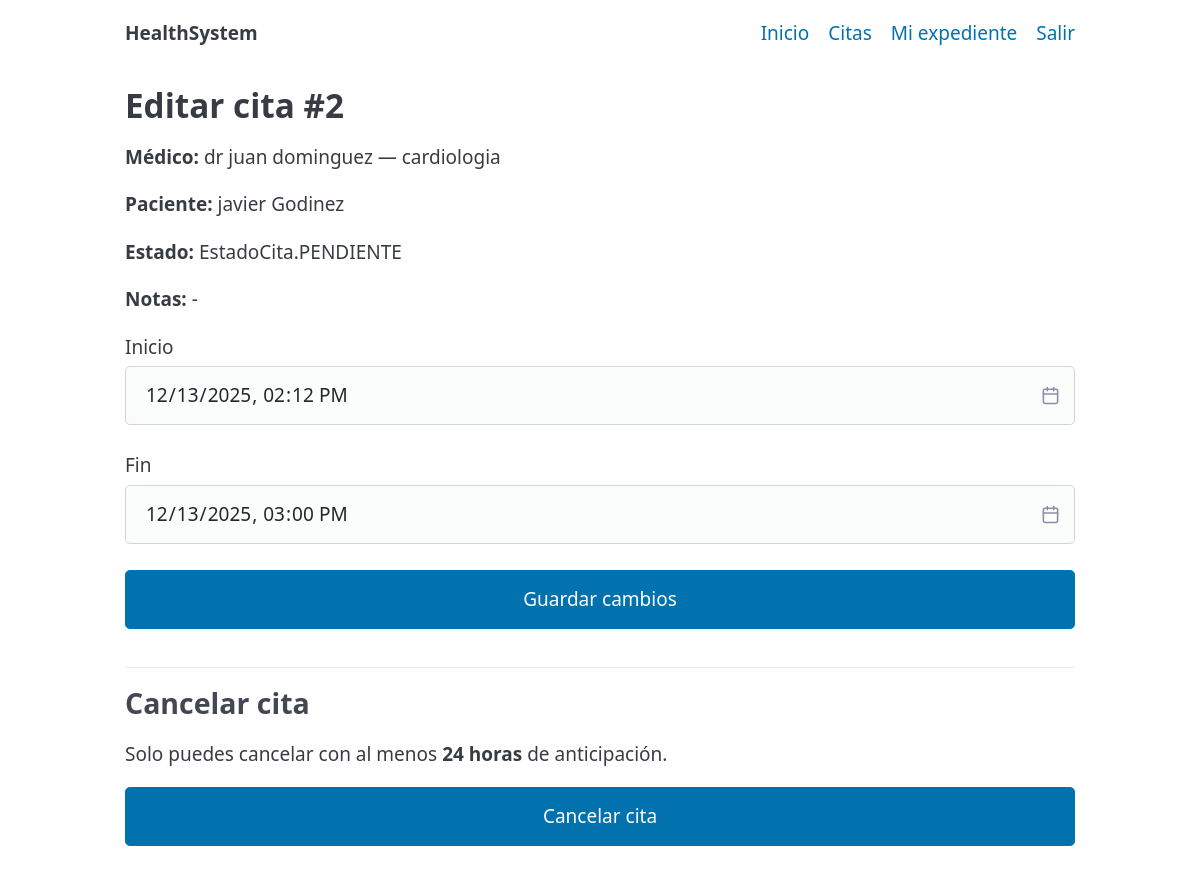
The app's page /citas/2/editar (signed in) with its own data.
### models.py (models this page shows, shortened)
class Cita(Base):
    __tablename__ = "citas"
    id = Column(Integer, primary_key=True)
    medico_id = Column(Integer, ForeignKey("medicos.id"), nullable=False, index=True)
    paciente_id = Column(Integer, ForeignKey("usuarios.id"), nullable=False, index=True)
    start_at = Column(DateTime, nullable=False, index=True)
    end_at = Column(DateTime, nullable=False, index=True)
    estado = Column(SAEnum(EstadoCita), default=EstadoCita.PENDIENTE, nullable=False)
    notas = Column(String, nullable=True)
    medico = relationship("Medico", back_populates="citas")
    paciente = relationship("Usuario")

class Usuario(Base, UserMixin):
    __tablename__ = "usuarios"
    id = Column(Integer, primary_key=True)
    nombre = Column(String, nullable=False)
    apellido = Column(String, nullable=False)
    email = Column(String, unique=True, index=True, nullable=False)
    password_hash = Column(String, nullable=False)
    tipo = Column(SAEnum(TipoUsuario), default=TipoUsuario.PACIENTE, nullable=False)
    medico = relationship("Medico", back_populates="usuario", uselist=False)
    expediente = relationship("Expediente", back_populates="paciente", uselist=False)

class Medico(Base):
    __tablename__ = "medicos"
    id = Column(Integer, primary_key=True)
    usuario_id = Column(Integer, ForeignKey("usuarios.id"), nullable=False, unique=True)
    especialidad = Column(String, nullable=False)
    usuario = relationship("Usuario", back_populates="medico")
    citas = relationship("Cita", back_populates="medico")

### app.py (the view, shortened to what this page needs)
@app.route("/citas/<int:cita_id>/editar", methods=["GET", "POST"])
@login_required
def citas_edit(cita_id: int):
    with get_db() as db:
        cita = (
            db.query(Cita)
            .options(
                joinedload(Cita.medico).joinedload(Medico.usuario),
                joinedload(Cita.paciente),
            )
            .filter(Cita.id == cita_id)
            .first()
        )
        if not cita:
            flash("Cita no encontrada", "warning")
            return redirect(url_for("citas_list"))
        medicos = db.query(Medico).options(joinedload(Medico.usuario)).all()
        medico_actual = None
        if current_user.tipo == TipoUsuario.MEDICO:
            medico_actual = db.query(Medico).filter(Medico.usuario_id == current_user.id).first()
    puede_ver = (
        current_user.tipo == TipoUsuario.ADMIN
        or (current_user.tipo == TipoUsuario.PACIENTE and current_user.id == cita.paciente_id)
        or (current_user.tipo == TipoUsuario.MEDICO and medico_actual and medico_actual.id == cita.medico_id)
    )
    if not puede_ver:
        flash("No tienes permisos para editar esta cita", "danger")
        return redirect(url_for("citas_list"))
    es_admin = current_user.tipo == TipoUsuario.ADMIN
    es_medico_prop = current_user.tipo == TipoUsuario.MEDICO and medico_actual and medico_actual.id == cita.medico_id
    puede_editar_todo = es_admin or es_medico_prop
    return render_template(
        "appointments_edit.html",
        cita=cita,
        medicos=medicos,
        EstadoCita=EstadoCita,
        puede_editar_todo=puede_editar_todo
    )

### app.py (called while the page is built)
@contextmanager
def get_db():
    db = SessionLocal()
    try:
        yield db
        db.commit()
    except Exception:
        db.rollback()
        raise
    finally:
        db.close()

@login_manager.user_loader
def load_user(user_id):
    with get_db() as db:
        return db.get(Usuario, int(user_id))

### templates/appointments_edit.html (shortened to what this page needs)
{% extends "_layout.html" %}
{% block content %}
<h2>Editar cita #{{ cita.id }}</h2>
<form method="post">
  {% if puede_editar_todo %}
    <label>Médico
      <select name="medico_id" required>
        {% for m in medicos %}
          <option value="{{ m.id }}" {% if m.id == cita.medico_id %}selected{% endif %}>
            {{ m.usuario.nombre }} {{ m.usuario.apellido }} — {{ m.especialidad }}
          </option>
        {% endfor %}
      </select>
    </label>
    <label>Paciente (ID)
      <input type="number" name="paciente_id" value="{{ cita.paciente_id }}" min="1" required>
    </label>
    <label>Inicio
      <input type="datetime-local" name="start_at" value="{{ cita.start_at.strftime('%Y-%m-%dT%H:%M') }}" required>
    </label>
    <label>Fin
      <input type="datetime-local" name="end_at" value="{{ cita.end_at.strftime('%Y-%m-%dT%H:%M') }}" required>
    </label>
    <label>Estado
      <select name="estado">
        {% for e in EstadoCita %}
          <option value="{{ e.value }}" {% if e == cita.estado %}selected{% endif %}>{{ e.value }}</option>
        {% endfor %}
      </select>
    </label>
    <label>Notas
      <textarea name="notas" rows="3">{{ cita.notas or '' }}</textarea>
    </label>
  {% else %}
    <p><strong>Médico:</strong> {{ cita.medico.usuario.nombre }} {{ cita.medico.usuario.apellido }} — {{ cita.medico.especialidad }}</p>
    <p><strong>Paciente:</strong> {{ cita.paciente.nombre }} {{ cita.paciente.apellido }}</p>
    <p><strong>Estado:</strong> {{ cita.estado }}</p>
    <p><strong>Notas:</strong> {{ cita.notas or '-' }}</p>
    <label>Inicio
      <input type="datetime-local" name="start_at" value="{{ cita.start_at.strftime('%Y-%m-%dT%H:%M') }}" required>
    </label>
    <label>Fin
      <input type="datetime-local" name="end_at" value="{{ cita.end_at.strftime('%Y-%m-%dT%H:%M') }}" required>
    </label>
  {% endif %}
  <button type="submit">Guardar cambios</button>
</form>
<hr>
<section>
  <h3>Cancelar cita</h3>
  {% if current_user.tipo == 'PACIENTE' %}
    <p>Solo puedes cancelar con al menos <strong>24 horas</strong> de anticipación.</p>
  {% endif %}
  {% if cita.estado != EstadoCita.CANCELADA %}
    <form method="post" action="{{ url_for('citas_cancel', cita_id=cita.id) }}">
      <button type="submit" onclick="return confirm('¿Seguro que deseas cancelar esta cita?');">Cancelar cita</button>
    </form>
  {% else %}
    <p><em>Esta cita ya está cancelada.</em></p>
  {% endif %}
</section>
{% endblock %}

### records on screen
Cita: id "2", estado "EstadoCita.PENDIENTE", notas "-", start_at "12/13/2025 14:12", end_at "12/13/2025 15:00"
Usuario: medico.usuario.nombre "dr juan", medico.usuario.apellido "dominguez"
Medico: medico.especialidad "cardiologia"
Usuario: paciente.nombre "javier", paciente.apellido "Godinez"
